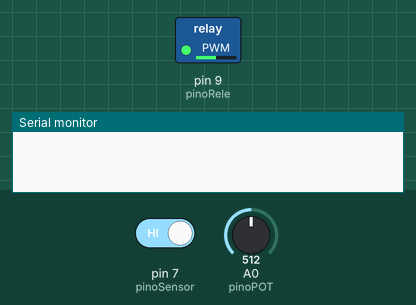
This sketch was run on a simulated Arduino Uno, built with avr-gcc and run on an emulated ATmega328P. Shown: switched loads named in the sketch (green lamp = pin HIGH), the last lines printed to the serial monitor. The test bench sets the inputs (shaded band); at power-on: pin 7 (pinoSensor) HIGH, A0 (pinoPOT) = 512. The local clock reads 2024-03-15 10:24:30 at power-on unless the sketch sets it.

Above: at 1.3 s.
1.4 s: pin 7 (pinoSensor) driven LOW
At 2.2 s:
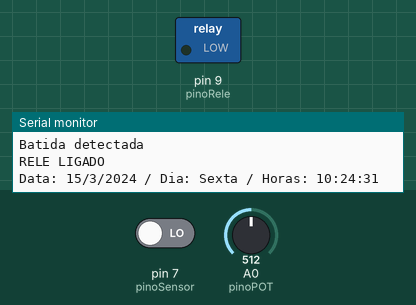
3.9 s: A0 (pinoPOT) set to 716
At 5.5 s:
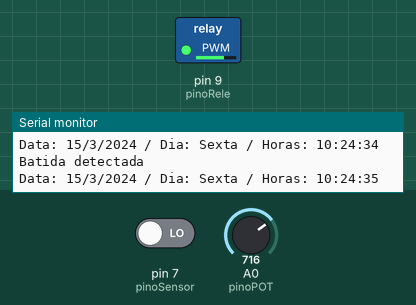
5.9 s: A0 (pinoPOT) set to 900
At 7.3 s:
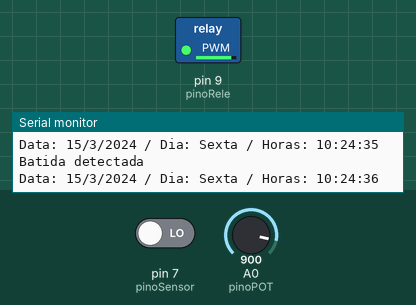
7.9 s: A0 (pinoPOT) set to 122
At 9.0 s:
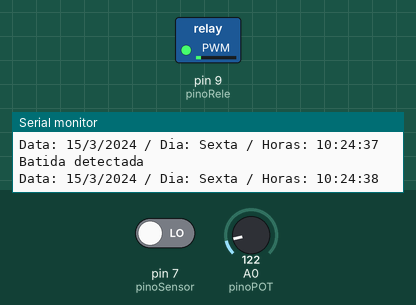
9.9 s: A0 (pinoPOT) set to 0
At 10.8 s:
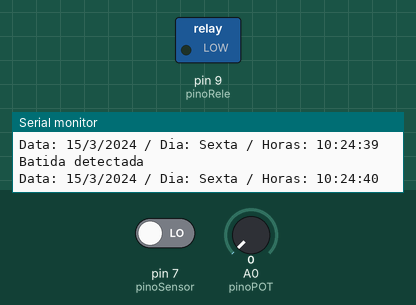
11.9 s: A0 (pinoPOT) set to 511
At 13.8 s:
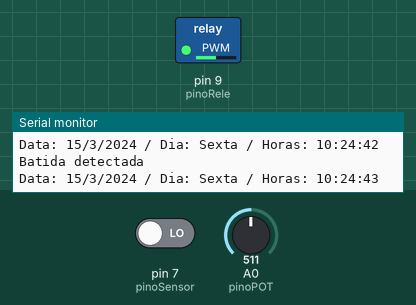
Timing chart, 0 to 14.9 s (numbered marks = the images above; inputs shaded):
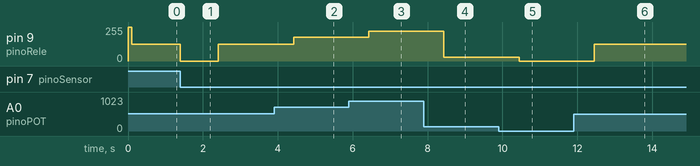

The sketch:

RTC_YC031_SRD_POT.ino
```cpp
#include <Wire.h> //INCLUSÃO DA BIBLIOTECA
#include "RTClib.h" //INCLUSÃO DA BIBLIOTECA

RTC_DS3231 rtc; //OBJETO DO TIPO RTC_DS3231

const int pinoSensor = 7; //PINO DIGITAL UTILIZADO PELO SENSOR
const int pinoRele = 9; //PINO DIGITAL UTILIZADO PELO MÓDULO RELÉ
const int pinoPOT = A0; //PINO ANALÓGICO UTILIZADO PELO POTENCIÔMETRO
int leituraA0 = 0; //VARIÁVEL QUE ARMAZENA O VALOR LIDO NO PINO ANALÓGICO
int status = 0; //VARIÁVEL QUE CONTROLA O STATUS DO MÓDULO RELÉ (LIGADO / DESLIGADO)

float luminosidadeLED = 0; //VARIÁVEL QUE ARMAZENA O VALOR DA LUMINOSIDADE QUE SERÁ APLICADA AO LED

//DECLARAÇÃO DOS DIAS DA SEMANA
char daysOfTheWeek[7][12] = {"Domingo", "Segunda", "Terça", "Quarta", "Quinta", "Sexta", "Sábado"};

void setup(){
  Serial.begin(9600); //INICIALIZA A SERIAL
  pinMode(pinoSensor, INPUT); //DEFINE O PINO COMO ENTRADA
  pinMode(pinoRele, OUTPUT); //DEFINE O PINO COMO SAÍDA
  pinMode(pinoPOT, INPUT); //DEFINE O PINO COMO ENTRADA
  digitalWrite(pinoRele, HIGH); //MÓDULO RELÉ INICIA DESLIGADO
  if(! rtc.begin()) { // SE O RTC NÃO FOR INICIALIZADO, FAZ
    Serial.println("DS3231 não encontrado"); //IMPRIME O TEXTO NO MONITOR SERIAL
    while(1); //SEMPRE ENTRE NO LOOP
  }
  if(rtc.lostPower()){ //SE RTC FOI LIGADO PELA PRIMEIRA VEZ / FICOU SEM ENERGIA / ESGOTOU A BATERIA, FAZ
    Serial.println("DS3231 OK!"); //IMPRIME O TEXTO NO MONITOR SERIAL
    //rtc.adjust(DateTime(F(__DATE__), F(__TIME__))); //CAPTURA A DATA E HORA EM QUE O SKETCH É COMPILADO
    rtc.adjust(DateTime(2019, 8, 28, 23, 02, 45)); //(ANO), (MÊS), (DIA), (HORA), (MINUTOS), (SEGUNDOS)
  }
  delay(100); //INTERVALO DE 100 MILISSEGUNDOS
}
void loop () {

     leituraA0 = analogRead(pinoPOT); //LÊ O VALOR NO PINO ANALÓGICO (VALOR LIDO EM BITS QUE VAI DE 0 A 1023)
     luminosidadeLED = map(leituraA0, 0, 1023, 0, 255); //EXECUTA A FUNÇÃO "map" DE ACORDO COM OS PARÂMETROS PASSADOS
     analogWrite(pinoRele, luminosidadeLED); //APLICA AO LED O VALOR DE LUMINOSIDADE (PWM) GERADO PELA FUNÇÃO "map"


    if(digitalRead(pinoSensor) == LOW){ //SE A LEITURA DO PINO FOR IGUAL A LOW, FAZ
      Serial.println("Batida detectada"); //IMPRIME O TEXTO NA SERIAL
    if (status == 0){ //SE VARIÁVEL FOR IGUAL A 0, FAZ
      digitalWrite(pinoRele, LOW); //LIGA O RELÉ
      status = 1; //VARIÁVEL RECEBE O VALOR 1
      Serial.println("RELE LIGADO"); //IMPRIME O TEXTO NO MONITOR SERIAL


    DateTime now = rtc.now(); //CHAMADA DE FUNÇÃO
    Serial.print("Data: "); //IMPRIME O TEXTO NO MONITOR SERIAL
    Serial.print(now.day(), DEC); //IMPRIME NO MONITOR SERIAL O DIA
    Serial.print('/'); //IMPRIME O CARACTERE NO MONITOR SERIAL
    Serial.print(now.month(), DEC); //IMPRIME NO MONITOR SERIAL O MÊS
    Serial.print('/'); //IMPRIME O CARACTERE NO MONITOR SERIAL
    Serial.print(now.year(), DEC); //IMPRIME NO MONITOR SERIAL O ANO
    Serial.print(" / Dia: "); //IMPRIME O TEXTO NA SERIAL
    Serial.print(daysOfTheWeek[now.dayOfTheWeek()]); //IMPRIME NO MONITOR SERIAL O DIA
    Serial.print(" / Horas: "); //IMPRIME O TEXTO NA SERIAL
    Serial.print(now.hour(), DEC); //IMPRIME NO MONITOR SERIAL A HORA
    Serial.print(':'); //IMPRIME O CARACTERE NO MONITOR SERIAL
    Serial.print(now.minute(), DEC); //IMPRIME NO MONITOR SERIAL OS MINUTOS
    Serial.print(':'); //IMPRIME O CARACTERE NO MONITOR SERIAL
    Serial.print(now.second(), DEC); //IMPRIME NO MONITOR SERIAL OS SEGUNDOS
    Serial.println(); //QUEBRA DE LINHA NA SERIAL
    delay(1000); //INTERVALO DE 1 SEGUNDO
    }


    else{ //SENÃO, FAZ
     // digitalWrite(pinoRele, HIGH); //DESLIGA O RELÉ
     // status = 0; //VARIÁVEL RECEBE O VALOR 0
     // Serial.println("RELE DESLIGADO"); //IMPRIME O TEXTO NO MONITOR SERIAL

    DateTime now = rtc.now(); //CHAMADA DE FUNÇÃO
    Serial.print("Data: "); //IMPRIME O TEXTO NO MONITOR SERIAL
    Serial.print(now.day(), DEC); //IMPRIME NO MONITOR SERIAL O DIA
    Serial.print('/'); //IMPRIME O CARACTERE NO MONITOR SERIAL
    Serial.print(now.month(), DEC); //IMPRIME NO MONITOR SERIAL O MÊS
    Serial.print('/'); //IMPRIME O CARACTERE NO MONITOR SERIAL
    Serial.print(now.year(), DEC); //IMPRIME NO MONITOR SERIAL O ANO
    Serial.print(" / Dia: "); //IMPRIME O TEXTO NA SERIAL
    Serial.print(daysOfTheWeek[now.dayOfTheWeek()]); //IMPRIME NO MONITOR SERIAL O DIA
    Serial.print(" / Horas: "); //IMPRIME O TEXTO NA SERIAL
    Serial.print(now.hour(), DEC); //IMPRIME NO MONITOR SERIAL A HORA
    Serial.print(':'); //IMPRIME O CARACTERE NO MONITOR SERIAL
    Serial.print(now.minute(), DEC); //IMPRIME NO MONITOR SERIAL OS MINUTOS
    Serial.print(':'); //IMPRIME O CARACTERE NO MONITOR SERIAL
    Serial.print(now.second(), DEC); //IMPRIME NO MONITOR SERIAL OS SEGUNDOS
    Serial.println(); //QUEBRA DE LINHA NA SERIAL
    delay(1000); //INTERVALO DE 1 SEGUNDO


    }    }}
```

Measured:
- after the input at 1.4 s, pin 9 (pinoRele): 127/255 → 0/255 at once, → 127/255 1.0 s later
- after the input at 3.9 s, pin 9 (pinoRele): 127/255 → 178/255 after 0.52 s
- after the input at 5.9 s, pin 9 (pinoRele): 178/255 → 224/255 after 0.53 s
- after the input at 7.9 s, pin 9 (pinoRele): 224/255 → 30/255 after 0.54 s
- after the input at 9.9 s, pin 9 (pinoRele): 30/255 → 0/255 after 0.54 s
- after the input at 11.9 s, pin 9 (pinoRele): 0/255 → 127/255 after 0.55 s
